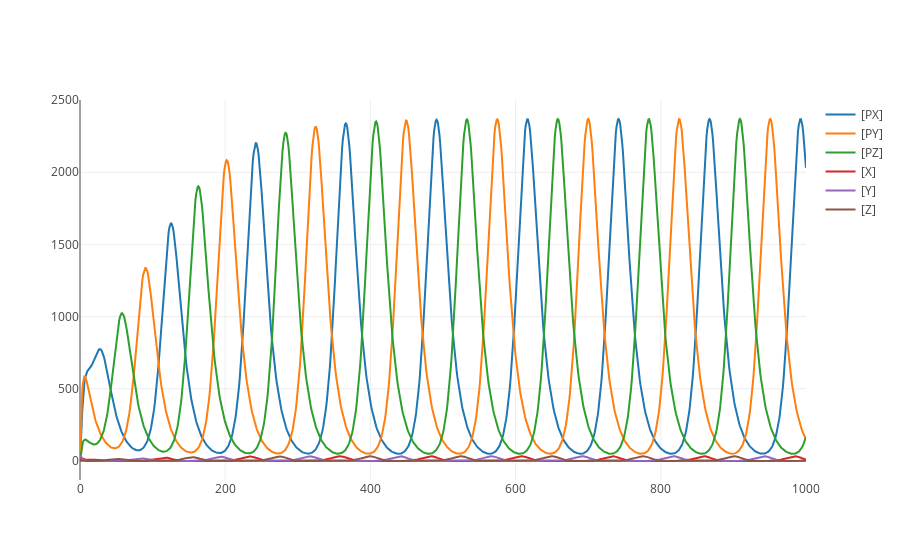

Here is the notebook cell this chart was saved with:
### Code cell
# performa the simulation
r.reset()
result = r.simulate(start=0, end=1000, steps=1000)

# which variables are part of the results
print(r.timeCourseSelections)
# plot the results
r.plot(result)
# create a DataFrame from the results
df = pd.DataFrame(result, columns=r.timeCourseSelections)
display(df.head(15))

### Figure 1 — Plotly figure (JSON) as saved in the notebook; plotly's stock layout.template omitted (floating-point values rounded to 4 significant figures; data arrays with more than 128 entries replaced by an {"elided": "..."} marker saying what was removed)
{"data": [{"mode": "lines", "name": "[PX]", "type": "scatter", "x": {"elided": "1001 int values"}, "y": {"elided": "1001 float values"}}, {"mode": "lines", "name": "[PY]", "type": "scatter", "x": {"elided": "1001 int values"}, "y": {"elided": "1001 float values"}}, {"mode": "lines", "name": "[PZ]", "type": "scatter", "x": {"elided": "1001 int values"}, "y": {"elided": "1001 float values"}}, {"mode": "lines", "name": "[X]", "type": "scatter", "x": {"elided": "1001 int values"}, "y": {"elided": "1001 float values"}}, {"mode": "lines", "name": "[Y]", "type": "scatter", "x": {"elided": "1001 int values"}, "y": {"elided": "1001 float values"}}, {"mode": "lines", "name": "[Z]", "type": "scatter", "x": {"elided": "1001 int values"}, "y": {"elided": "1001 float values"}}], "layout": {}}
